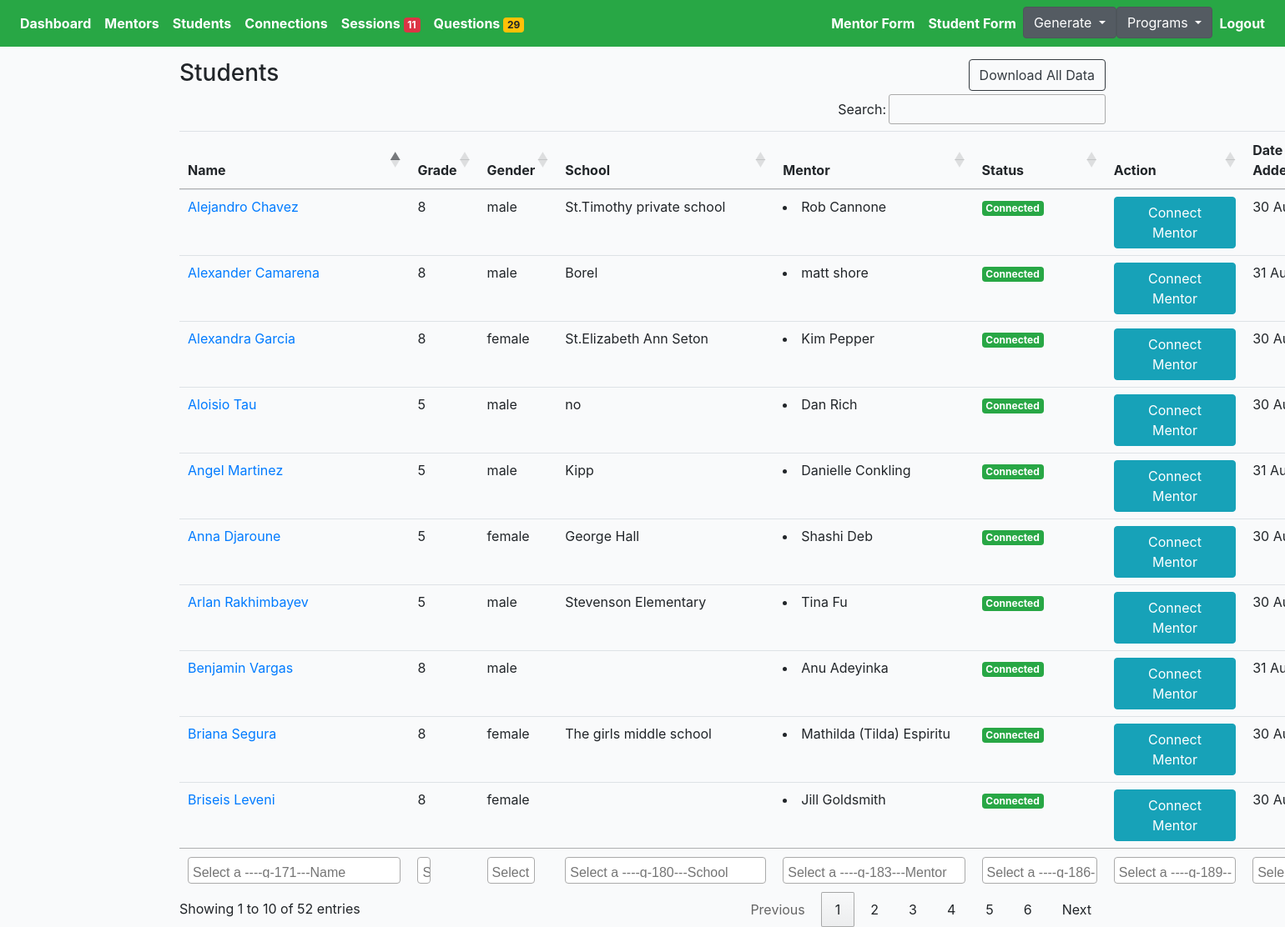
/choice/students/ (signed in), run on an earlier commit of the app's database.
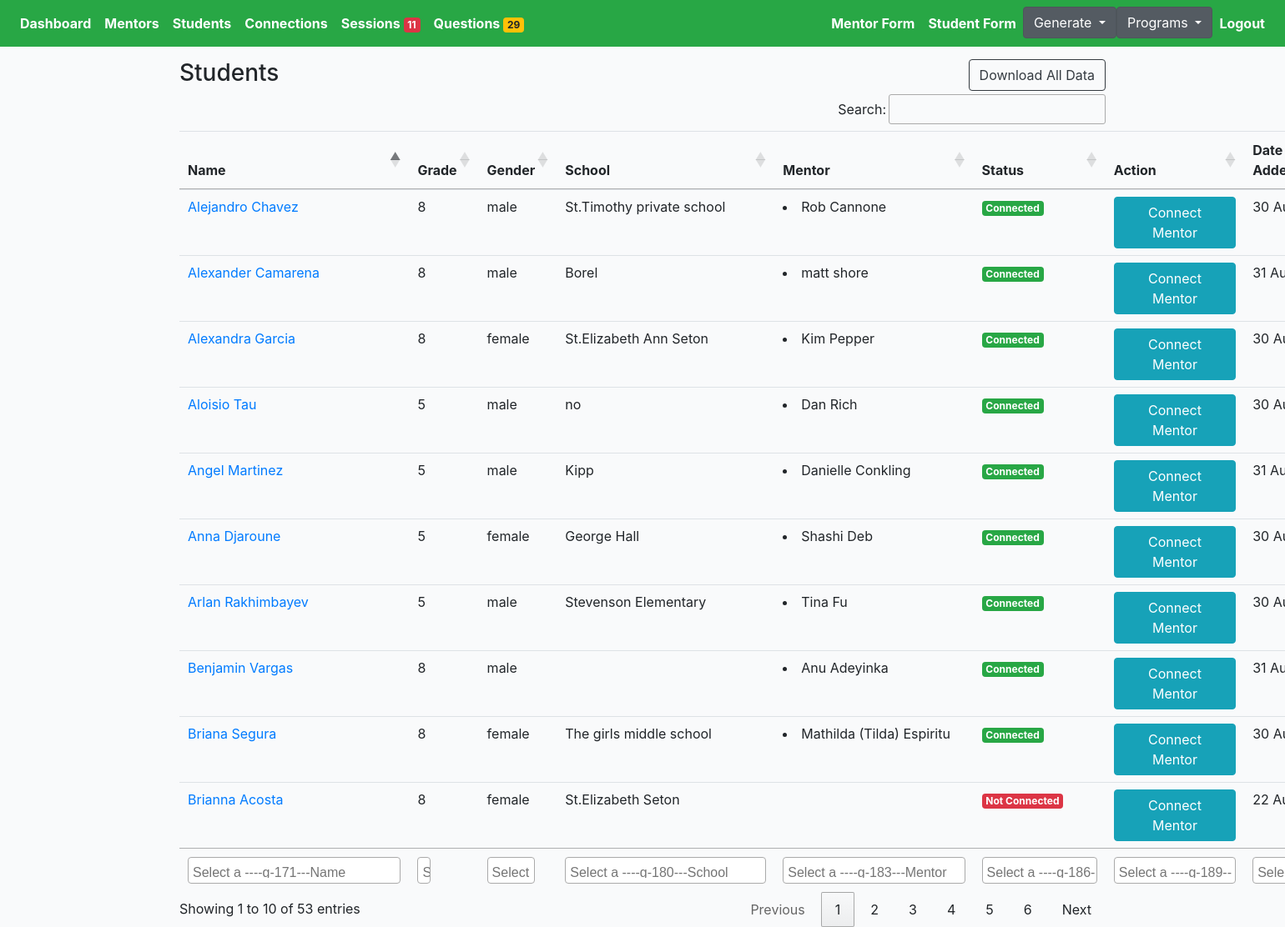
And on a later commit of the database.
### cprofiles/models.py (models this page shows, shortened)
class Student(models.Model):
    avatar = models.ImageField(default='avatar.png', upload_to='avatars/')
    first_name = models.CharField(max_length=200, blank=True)
    last_name = models.CharField(max_length=200, blank=True)
    email = models.EmailField(max_length=200, blank=True)
    gender = models.CharField(max_length=200, choices=GENDER_CHOICES)
    grade = models.CharField(max_length=200, choices=GRADE_CHOICES)
    school = models.CharField(max_length=200, blank=True)
    language_preference = models.CharField(null=True, blank=True, max_length=200, choices=STUDENT_PREFER_LANGUAGE_CHOICES)
    parent1_first_name = models.CharField(max_length=200, blank=True)
    parent1_last_name = models.CharField(max_length=200, blank=True)
    parent1_phone = models.CharField(max_length=200, blank=True)
    parent1_email = models.EmailField(max_length=200, blank=True)
    academic_advisor = models.CharField(max_length=200, blank=True)
    academic_advisor_email = models.EmailField(max_length=200, blank=True)
    activity = models.TextField(null=True, blank=True, max_length=1000)
    ind_scl = models.TextField(null=True, blank=True, max_length=1000)
    dont_know = models.TextField(null=True, blank=True, max_length=1000)
    proud = models.TextField(null=True, blank=True, max_length=1000)
    learn = models.TextField(null=True, blank=True, max_length=1000)
    happy = models.TextField(null=True, blank=True, max_length=1000)
    hobby = models.TextField(null=True, blank=True, max_length=1000)
    int_ind_school = models.TextField(null=True, blank=True, max_length=1000)
    look_ind_school = models.TextField(null=True, blank=True, max_length=1000)
    strength = models.TextField(null=True, blank=True, max_length=1000)
    obstacle = models.TextField(null=True, blank=True, max_length=1000)
    child_strength = models.ManyToManyField(Childstrength, blank=True, related_name='child_strength')
    social_strength = models.ManyToManyField(Socialstrength, blank=True, related_name='social_strength')
    interview_language = models.CharField(null=True, blank=True, max_length=200, choices=LANGUAGE_CHOICES)
    question = models.TextField(null=True, blank=True, max_length=1000)
    updated = models.DateTimeField(auto_now=True)
    created = models.DateTimeField(auto_now_add=True)
    slug = models.SlugField(unique=True, blank=True)
    flag = models.BooleanField(default=False)
    note = models.TextField(null=True, blank=True, max_length=1000)
    question1 = models.CharField(null=True, blank=True, max_length=200, choices=QUESTION_CHOICES)
    answer1 = models.TextField(null=True, blank=True, max_length=1000)
    question2 = models.CharField(null=True, blank=True, max_length=200, choices=QUESTION_CHOICES)
    answer2 = models.TextField(null=True, blank=True, max_length=1000)
    status = models.CharField(null=True, blank=True, max_length=200, choices=PROFILE_STATUS, default='active')
    def get_absolute_url(self):
        return reverse("cprofiles:student-profiles-detail", kwargs={"slug": self.slug})
    def get_friends(self):
        return self.mentors.all()
    __initial_first_name = None
    __initial_last_name = None
    def __init__(self, *args, **kwargs):
        super().__init__(*args, **kwargs)
        self.__initial_first_name = self.first_name
        self.__initial_last_name = self.last_name

class Mentor(models.Model):
    avatar = models.ImageField(default='avatar.png', upload_to='avatars/')
    first_name = models.CharField(max_length=200, blank=True)
    last_name = models.CharField(max_length=200, blank=True)
    email = models.EmailField(max_length=200, blank=True)
    phone = models.CharField(max_length=200, blank=True)
    address = models.CharField(max_length=200, blank=True)
    prefer_grade = models.CharField(max_length=200, choices=MENTOR_GRADE_CHOICES)
    prefer_gender = models.CharField(max_length=200, choices=GENDER_CHOICES)
    prefer_location = models.ManyToManyField(Preferlocation, blank=True, related_name='prefer_location')
    mentor_last_year = models.CharField(null=True, blank=True, max_length=200, choices=YES_NO)
    language = models.ManyToManyField(Mentorlanguage, blank=True, related_name='mentor_language')
    experience = models.CharField(null=True, blank=True, max_length=200, choices=YES_NO)
    familiar = models.TextField(null=True, blank=True, max_length=1000)
    share = models.TextField(null=True, blank=True, max_length=1000)
    hobby = models.TextField(null=True, blank=True, max_length=1000)
    question = models.TextField(null=True, blank=True, max_length=1000)
    friends = models.ManyToManyField(Student, blank=True, related_name='mentors')
    updated = models.DateTimeField(auto_now=True)
    created = models.DateTimeField(auto_now_add=True)
    slug = models.SlugField(unique=True, blank=True)
    flag = models.BooleanField(default=False)
    ethnic = models.CharField(null=True, blank=True, max_length=200, choices=ETHNIC_CHOICES)
    status = models.CharField(null=True, blank=True, max_length=200, choices=PROFILE_STATUS, default='active')
    __initial_first_name = None
    __initial_last_name = None
    def __init__(self, *args, **kwargs):
        super().__init__(*args, **kwargs)
        self.__initial_first_name = self.first_name
        self.__initial_last_name = self.last_name

### cprofiles/views.py (the view)
# urls.py: path('students/', StudentProfileListView.as_view(), name='student-profiles-list'),
@method_decorator(login_required, name='dispatch')
@method_decorator(allowed_users(allowed_roles=['choice', 'admin']), name='dispatch')
class StudentProfileListView(ListView):
    model = Student
    template_name = 'choice/choice-student-profile-list.html'
    def get_queryset(self):
        qs = Student.objects.all()
        return qs

### cprofiles/context_processors.py (called while the page is built)
def choice_question(request):
    if(request.user.id):
        choice_unanswered_question_num = Question.objects.filter(status="UNANSWERED").count()
        choice_session_flag_num = Session.objects.filter(flag=True).count()
        return {
            'choice_unanswered_question_num' : choice_unanswered_question_num,
            'choice_session_flag_num' : choice_session_flag_num
        }
    return {}

### middleschool/context_processors.py (called while the page is built)
def middle_school_question(request):
    if(request.user.id):
        middle_school_unanswered_question_num = Question.objects.filter(status="UNANSWERED").count()
        middle_school_session_flag_num = Session.objects.filter(flag=True).count()
        return {
            'middle_school_unanswered_question_num' : middle_school_unanswered_question_num,
            'middle_school_session_flag_num' : middle_school_session_flag_num
        }
    return {}

### mprofiles/context_processors.py (called while the page is built)
def mentor_question(request):
    if(request.user.id):
        mentor_unanswered_question_num = Question.objects.filter(status="UNANSWERED").count()
        mentor_session_flag_num = Session.objects.filter(flag=True).count()
        return {
            'mentor_unanswered_question_num' : mentor_unanswered_question_num,
            'mentor_session_flag_num' : mentor_session_flag_num
        }
    return {}

### profiles/context_processors.py (called while the page is built)
def high_school_question(request):
    if(request.user.id):
        high_school_unanswered_question_num = Question.objects.filter(status="UNANSWERED").count()
        high_school_session_flag_num = Session.objects.filter(flag=True).count()
        return {
            'high_school_unanswered_question_num' : high_school_unanswered_question_num,
            'high_school_session_flag_num' : high_school_session_flag_num
        }
    return {}

### templates/choice/choice-student-profile-list.html (shortened to what this page needs)
{% extends 'cbase.html' %}
{% load static %}
{% block stylesheet %}{% static '/css/my_invites.css' %}{% endblock %}
{% block content %}
<div class="row">
    <div class="col-auto mr-auto">
        <h3>Students</h3>
    </div>
    <div class="col-auto">
        <div class="btn-group" role="group" aria-label="Basic example">
            <form action="{% url 'cprofiles:export-choice-student-list' %}" method="POST">
                <button type="submit" class="btn btn-outline-dark">Download All Data</button>
            </form>
        </div>
    </div>
</div>
<div class="table-responsive-lg">
    <table id="myTable" class="table">
        <thead>
            <tr>
                <th scope="col">Name</th>
                <th scope="col">Grade</th>
                <th scope="col">Gender</th>
                <th scope="col">School</th>
                <th scope="col">Mentor</th>
                <th scope="col">Status</th>
                <th scope="col">Action</th>
                <th scope="col">Date Added</th>
            </tr>
        </thead>
        <tfoot>
            <tr>
                <th>Name</th>
                <th>Grade</th>
                <th>Gender</th>
                <th>School</th>
                <th>Mentor</th>
                <th>Status</th>
                <th>Action</th>
                <th>Date Added</th>
            </tr>
        </tfoot>
        <tbody>
            {% for obj in object_list %}
            <tr>
                <td><a href="{{obj.get_absolute_url}}">{{obj.first_name}} {{obj.last_name}}</a></td>
                <td>{{obj.grade}}</td>
                <td>{{obj.gender}}</td>
                <td>{{obj.school}}</td>
                <td>{% for friend in obj.get_friends %}<li>{{friend.first_name}} {{friend.last_name}} </li>{% endfor %}</td>
                <td>
                    {% if obj.status == 'deactivated' %}
                        <div><span class="badge badge-secondary">Deactivated</span></div>
                    {% else %}
                        {% for friend in obj.get_friends %}
                        <div><span class="badge badge-success">Connected</span></div>
                        {% empty %}
                        <div><span class="badge badge-danger">Not Connected</div>
                        {% endfor %}
                    {% endif %}
                </td>
                {% if obj.status == 'deactivated' %}
                <td><a href="{% url 'cprofiles:student-connect-detail' obj.slug %}"><button type="submit"
                            class="btn btn-info" disabled>Connect Mentor</button></a></td>
                {% else %}
                <td><a href="{% url 'cprofiles:student-connect-detail' obj.slug %}"><button type="submit"
                            class="btn btn-info">Connect Mentor</button></a></td>
                {% endif %}
                <td>{{ obj.created |date:"d M Y"  }}</td>
            </tr>
            {% endfor %}
        </tbody>
    </table>
</div>
{% endblock content %}

### templates/cbase.html (shortened to what this page needs)
{% load static %}
<!DOCTYPE html>
<html lang="en">
<head>
    <link href="https://netdna.bootstrapcdn.com/bootstrap/4.4.1/css/bootstrap.min.css" rel="stylesheet">
    <link href="https://maxcdn.bootstrapcdn.com/font-awesome/4.3.0/css/font-awesome.min.css" rel="stylesheet">
    <link rel="stylesheet" href="https://cdnjs.cloudflare.com/ajax/libs/Chart.js/2.8.0/Chart.min.css"
 />
    <link rel="stylesheet" type="text/css" href="https://cdn.datatables.net/1.10.22/css/jquery.dataTables.min.css">
    <link rel="stylesheet" href="{% static '/css/base.css' %}">
    <link rel="stylesheet" href="{% block stylesheet %}{% endblock %}">
    <link href="https://nightly.datatables.net/css/jquery.dataTables.css" rel="stylesheet" type="text/css" />
    <link rel="stylesheet" type="text/css"
        href="https://cdnjs.cloudflare.com/ajax/libs/select2/4.0.3/css/select2.min.css">
    <link href="//cdn.datatables.net/buttons/1.6.2/css/buttons.dataTables.min.css" rel="stylesheet" />
</head>
<body>
    <header class="pb-3">
        {% include 'cnavbar.html' %}
    </header>
    <div class="container">
        {% block content %}
        {% endblock content %}
    </div>
</body>
</html>

### templates/cnavbar.html (shortened to what this page needs)
<nav class="navbar navbar-expand-lg navbar-dark bg-success fixed-top">
    <div class="collapse navbar-collapse" id="navbarSupportedContent">
        <ul class="navbar-nav mr-auto">
            <li class="nav-item active">
                <a class="nav-link" style="font-weight: bold" href="{% url 'cprofiles:dashboard' %}">Dashboard</a>
            </li>
            <li class="nav-item active">
                <a class="nav-link" style="font-weight: bold"
                    href="{% url 'cprofiles:mentor-profiles-list' %}">Mentors</a>
            </li>
            <li class="nav-item active">
                <a class="nav-link" style="font-weight: bold"
                    href="{% url 'cprofiles:student-profiles-list' %}">Students</a>
            </li>
            <li class="nav-item active">
                <a class="nav-link" style="font-weight: bold"
                    href="{% url 'cprofiles:connection-list' %}">Connections</a>
            </li>
            <li class="nav-item active">
                <a class="nav-link" style="font-weight: bold" href="{% url 'cprofiles:session-list' %}">Sessions <span class="badge badge-danger">{{choice_session_flag_num }}</span></a>
            </li>
            <li class="nav-item active">
                <a class="nav-link" style="font-weight: bold" href="{% url 'cprofiles:question-list-view' %}">Questions <span class="badge badge-warning">{{choice_unanswered_question_num}}</span></a>
            </li>
        </ul>
        <ul class="navbar-nav ml-auto">
            <li class="nav-item active">
                <a class="nav-link" style="font-weight: bold" href="{% url 'cprofiles:mentor-profile-form' %}"
                    target="_blank">Mentor Form</a>
            </li>
            <li class="nav-item active">
                <a class="nav-link" style="font-weight: bold" href="{% url 'cprofiles:student-profile-form' %}"
                    target="_blank">Student Form</a>
            </li>
            {% ifequal user.groups.all.0.name "admin" %}
            <div class="dropdown show">
                <a class="btn btn-secondary dropdown-toggle" href="#" role="button" id="dropdownMenuLink"
                    data-toggle="dropdown" aria-haspopup="true" aria-expanded="false">
                    Generate
                </a>
            </div>
            <div class="dropdown show">
                <a class="btn btn-secondary dropdown-toggle" href="#" role="button" id="dropdownMenuLink"
                    data-toggle="dropdown" aria-haspopup="true" aria-expanded="false">
                    Programs
                </a>
            </div>
            {% endifequal %}
            <li class="nav-item active">
                <a class="nav-link" style="font-weight: bold" href="{% url 'logout' %}">Logout</a>
            </li>
        </ul>
    </div>
</nav>

### core/static/css/base.css (style rules this page uses)
.container { width: 100%; padding-right: 15px; padding-left: 15px; margin-right: auto; margin-left: auto; margin-top: 55px; }
body { background:#FAFAFA; }

### core/static/css/my_invites.css (style rules this page uses)
body { margin-top:20px; background:#FAFAFA; }
body { background-color: #f9fafb; margin-top:0px; }

What changed in the data, as far as the page shows it:
no longer on this page (row unchanged): Student: first_name "Briseis", last_name "Leveni", grade "8", gender "female", status "Connect Mentor", created "30…"
no longer on this page (row unchanged): Mentor: first_name "Jill", last_name "Goldsmith"
added Student: first_name "Brianna", last_name "Acosta", grade "8", gender "female", school "St.Elizabeth Seton", status "Not Connected", created "22…"
Also different on the page:
text written by a page script: "Search: Showing 1 to 10 of 52 entries Previous 1 2 3 4 5 6 Next" → "Search: Showing 1 to 10 of 53 entries Previous 1 2 3 4 5 6 Next"
